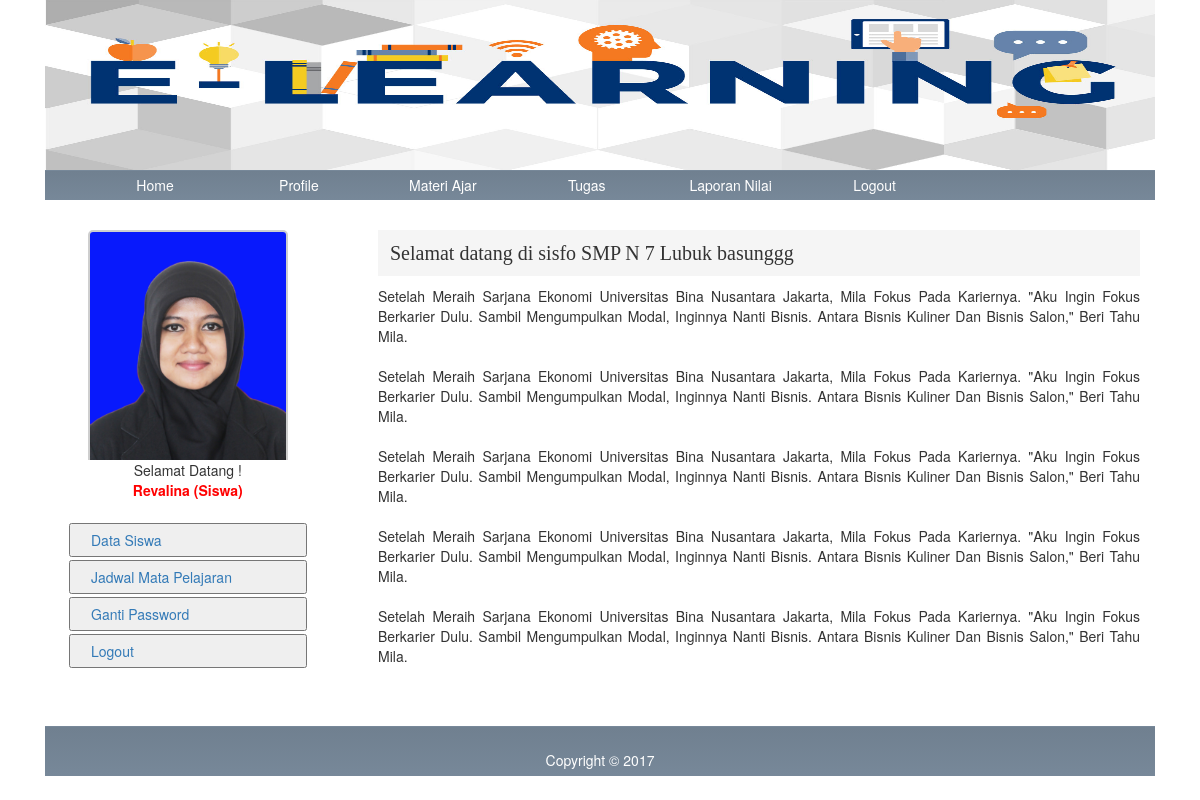
Page /index.php?page=home (signed in) on the committed database.
### tables this page shows
CREATE TABLE IF NOT EXISTS `tbl_page` (
  `id_page` int(5) NOT NULL AUTO_INCREMENT,
  `judul` varchar(255) NOT NULL,
  `isi` text NOT NULL,
  PRIMARY KEY (`id_page`)
);

CREATE TABLE IF NOT EXISTS `tbl_siswa` (
  `no_induk` varchar(10) NOT NULL,
  `password` varchar(40) NOT NULL,
  `nm_siswa` varchar(40) NOT NULL,
  `alamat` varchar(150) NOT NULL,
  `tempat_lahir` varchar(30) NOT NULL,
  `tanggal_lahir` varchar(15) NOT NULL,
  `jk` varchar(10) NOT NULL,
  `agama` varchar(10) NOT NULL,
  `foto` varchar(50) NOT NULL,
  `sekolah_asal` varchar(90) NOT NULL,
  `nm_ortu` varchar(40) NOT NULL,
  `pekerjaan` varchar(40) NOT NULL,
  `kd_kelas` varchar(5) NOT NULL,
  `level` varchar(10) DEFAULT 'siswa',
  PRIMARY KEY (`no_induk`)
);

### content.php (the view, shortened to what this page needs)
<?php
			if ($_GET[page] == 'home' OR $_GET[page] == ''){
						$p = mysql_fetch_array(mysql_query("SELECT * FROM tbl_page where id_page='1'"));
						$isi = nl2br($p[isi]);
						echo "<div class='artikel' style='text-align:justify'>
									<h1>$p[judul]</h1>
									$isi
							  </div><br><br>";
			}elseif ($_GET[page] == 'kelolajadwal'){
				include "jadwal.php";
			}elseif ($_GET[page]=='jadwalguru'){
				include "jadwalguru.php";
			}elseif ($_GET[page]=='datasiswa'){
				include "datasiswa.php";
			}elseif ($_GET[page]=='dataguru'){
				include "dataguru.php";
			}elseif ($_GET[page]=='jadwalsiswa'){
				include "jadwalsiswa.php";
			}elseif ($_GET[page]=='materiajar'){
				include "materiajar.php";
			}elseif ($_GET[page]=='gantipassword'){
				include "gantipasswordsiswa.php";
			}elseif ($_GET[page]=='gantipasswordadmin'){
				include "gantipasswordadmin.php";
			}
			elseif ($_GET[page]=='materiajarguru'){
				include "materiajarguru.php";
			}elseif ($_GET[page]=='kirimtugas'){
				include "kirimtugas.php";
			}elseif ($_GET[page]=='tugas'){
				include "kirimtugassiswa.php";
			}elseif ($_GET[page]=='laporannilai'){
				include "laporannilai.php";
			}elseif ($_GET[page]=='laporannilaisiswa'){
				include "laporannilaisiswa.php";
			}elseif ($_GET[page]=='gantipasswordguru'){
				include "gantipasswordguru.php";
			}elseif ($_GET[page]=='lapjadwalmengajar'){
				include "lapjadwalmengajar.php";
			}elseif ($_GET[page]=='datakepalasekolah'){
				include "datakepalasekolah.php";
			}elseif ($_GET[page]=='gantipasswordkepsek'){
				include "gantipasswordkepsek.php";
			}
?>

### sidebar-left.php (shortened to what this page needs)
<div class='sidebar'>
			<?php
			 if ($_SESSION[level]=='admin'){
			 	echo "<h2>Menu Administrator</h2>";
				echo "<a href='index.php?page=kelolakelas'><input type='button' style='width:100%; padding:5px 5px 5px 20px; text-align:left;  margin-top:3px' value='Kelola Kelas'></a>
						  <a href='index.php?page=kelolamapel'><input type='button' style='width:100%; padding:5px 5px 5px 20px; text-align:left;  margin-top:3px' value='Kelola Mata Pelajaran'></a>
						  <a href='index.php?page=kelolajadwal'><input type='button' style='width:100%; padding:5px 5px 5px 20px; text-align:left;  margin-top:3px' value='Kelola Jadwal Menagajar'></a>
						  <a href='index.php?page=gantipasswordadmin'><input type='button' style='width:100%; padding:5px 5px 5px 20px; text-align:left;  margin-top:3px' value='Ganti Password'></a><br><br>";
			 		echo "<h2>Kalender</h2>";
					  $tgl_skrg=date("d");
					  $bln_skrg=date("n");
					  $thn_skrg=date("Y");
					echo buatkalender($tgl_skrg,$bln_skrg,$thn_skrg);
			 }elseif($_SESSION[level]=='siswa'){
				$g = mysql_fetch_array(mysql_query("SELECT * FROM tbl_siswa where no_induk='$_SESSION[no_induk]'"));
				echo "<center>
							<div style='height:230px; overflow:hidden;'><img style=' border-radius:5px; border:2px solid #cecece; width:200px;' src='foto_siswa/$g[foto]'></div>
							Selamat Datang !<br> <b style='color:red; margin-bottom:10px'>$g[nm_siswa] (Siswa)</b> </center>
						  <br>
						  <a href='index.php?page=datasiswa'><input type='button' style='width:100%; padding:5px 5px 5px 20px; text-align:left;  margin-top:3px' value='Data Siswa'></a>
						  <a href='index.php?page=jadwalsiswa'><input type='button' style='width:100%; padding:5px 5px 5px 20px; text-align:left;  margin-top:3px' value='Jadwal Mata Pelajaran'></a>
						  <a href='index.php?page=gantipassword'><input type='button' style='width:100%; padding:5px 5px 5px 20px; text-align:left;  margin-top:3px' value='Ganti Password'></a>
						  <a href='logout.php'><input type='button' style='width:100%; padding:5px 5px 5px 20px; text-align:left;  margin-top:3px' value='Logout'></a>";
			 }
			?>
		</div>

### css/style.css (style rules this page uses)
.artikel h1 { font-size:20px; background:#F5F5F5; padding:12px; font-family: Broadway; }
body { background-size: cover; }
.artikel { margin-left:15px; clear:both; }
.sidebar { margin:0px 8px 0px 12px; }
#sidebar .sidebar a { text-decoration:none; }

### rows in the picture
tbl_page: judul "Selamat datang di sisfo SMP N 7 Lubuk basunggg", isi "Setelah Meraih Sarjana Ekonomi Universitas Bina Nusantara Jakarta, Mila Fokus Pada Kariernya. \"Aku Ingin Fokus Berkarier Dulu. Sambil Mengumpulkan Modal, Inginnya Nanti Bisnis. Antara Bisnis Kuliner Dan Bisnis Salon,\" Beri Tahu Mila. Setelah Meraih Sarjana Ekonomi Universitas Bina Nusantara Jakarta, Mila Fokus Pada Kariernya. \"Aku Ingin Fokus Berkarier Dulu. Sambil Mengumpulkan Modal, Inginnya Nanti Bisnis. Antara Bisnis Kuliner Dan Bisnis Salon,\" Beri Tahu Mila. Setelah Meraih Sarjana Ekonomi Universitas Bina Nusantara Jakarta, Mila Fokus Pada Kariernya. \"Aku Ingin Fokus Berkarier Dulu. Sambil Mengumpulkan Modal, Inginnya Nanti Bisnis. Antara Bisnis Kuliner Dan Bisnis Salon,\" Beri Tahu…"
tbl_siswa: foto (picture), nm_siswa "Revalina"
